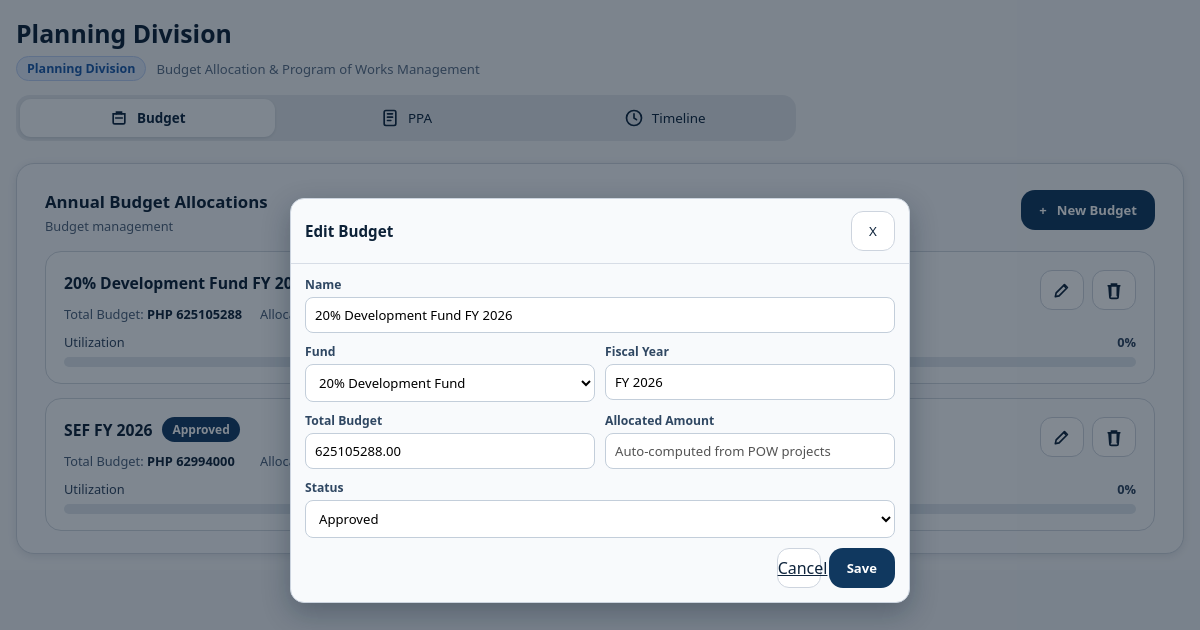
The app's page /planning-division/dashboard/?tab=budget&edit_budget=1 (signed in), older data.
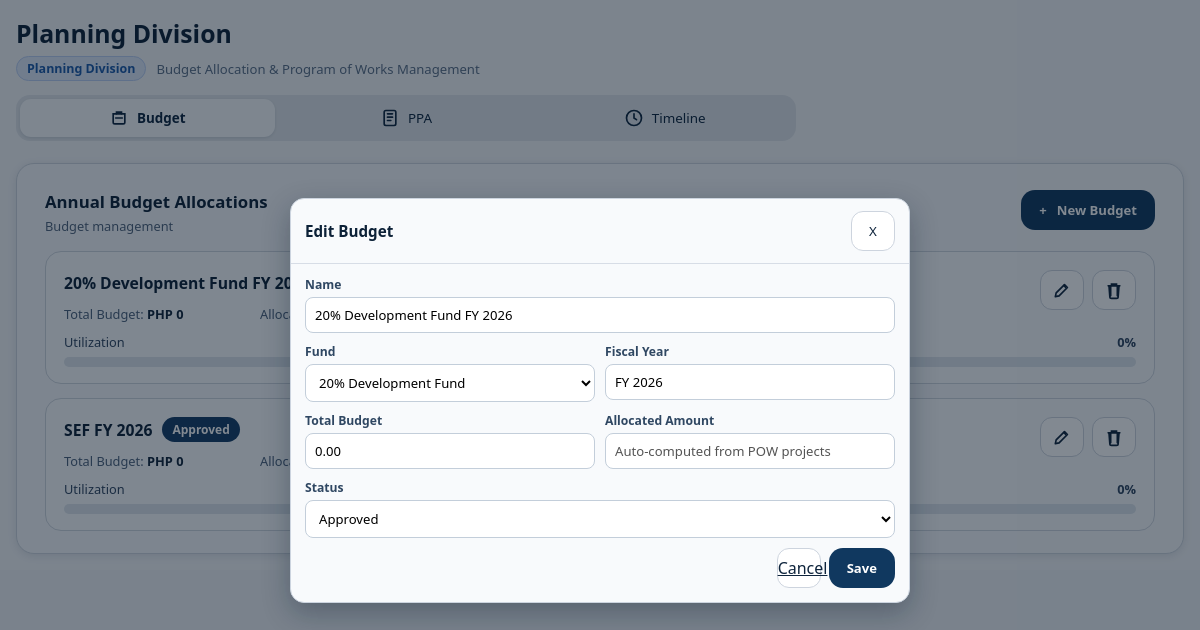
The same page, newer data.
### main/models.py (models this page shows, shortened)
class PlanningBudget(models.Model):
    FUND_20_DEV = "20-development-fund"
    FUND_SEF = "sef-fund"
    FUND_CHOICES = [
        (FUND_20_DEV, "20% Development Fund"),
        (FUND_SEF, "SEF"),
    ]
    STATUS_APPROVED = "approved"
    STATUS_FOR_REVIEW = "for_review"
    STATUS_CHOICES = [
        (STATUS_APPROVED, "Approved"),
        (STATUS_FOR_REVIEW, "For Review"),
    ]
    name = models.CharField(max_length=255)
    fund = models.CharField(max_length=40, choices=FUND_CHOICES, default=FUND_20_DEV)
    total_budget = models.DecimalField(max_digits=14, decimal_places=2, default=0)
    allocated_amount = models.DecimalField(max_digits=14, decimal_places=2, default=0)
    status = models.CharField(max_length=20, choices=STATUS_CHOICES, default=STATUS_APPROVED)
    fiscal_year = models.CharField(max_length=20, default="FY 2026")
    created_at = models.DateTimeField(auto_now_add=True)
    class Meta:
        ordering = ["id"]
    @property
    def allocated_value(self):
        return getattr(self, "computed_allocated", self.allocated_amount or 0)
    @property
    def remaining_amount(self):
        return (self.total_budget or 0) - self.allocated_value
    @property
    def utilization_percent(self):
        if not self.total_budget:
            return 0
        try:
            return max(0, min(100, (self.allocated_value / self.total_budget) * 100))
        except Exception:
            return 0

### main/views.py (the view, shortened to what this page needs)
# urls.py: path("planning-division/dashboard/", views.planning_div_dashboard, name="planning_div_dashboard"),
@login_required
@xframe_options_sameorigin
def planning_div_dashboard(request):
    active_tab = request.GET.get("tab", "budget")
    if active_tab not in {"budget", "ppa", "timeline"}:
        active_tab = "budget"
    selected_fund = request.GET.get("fund", "").strip()
    if not _table_exists(PlanningBudget) or not _table_exists(PlanningProject):
        context = _planning_fallback_context(active_tab=active_tab, selected_fund=selected_fund)
        return render(request, "Planning Division/planning_Div.html", context)
    budgets = list(PlanningBudget.objects.all())
    projects = PlanningProject.objects.all()
    show_budget_modal = False
    editing_budget = None
    show_project_modal = False
    project_form = PlanningProjectForm(initial={"fund": selected_fund or PlanningBudget.FUND_20_DEV})
    edit_budget_id = request.GET.get("edit_budget")
    if edit_budget_id:
        editing_budget = PlanningBudget.objects.filter(id=edit_budget_id).first()
        if editing_budget:
            show_budget_modal = True
    ppa_search = request.GET.get("q", "").strip()
    ppa_status = request.GET.get("status", "").strip()
    ppa_fund = request.GET.get("fund_filter", selected_fund).strip()
    if request.method == "POST":
        action = request.POST.get("action", "").strip()
        if action == "delete_budget":
            delete_id = request.POST.get("delete_id")
            if delete_id:
                PlanningBudget.objects.filter(id=delete_id).delete()
            return redirect(f"{request.path}?tab=budget")
        if action == "create_budget":
            budget_form = PlanningBudgetForm(request.POST)
            show_budget_modal = True
            editing_budget = None
            if budget_form.is_valid():
                budget_form.save()
                return redirect(f"{request.path}?tab=budget")
        elif action == "update_budget":
            budget_id = request.POST.get("budget_id")
            editing_budget = PlanningBudget.objects.filter(id=budget_id).first()
            budget_form = PlanningBudgetForm(request.POST, instance=editing_budget)
            show_budget_modal = True
            if budget_form.is_valid():
                budget_form.save()
                return redirect(f"{request.path}?tab=budget")
        elif action == "create_project":
            project_form = PlanningProjectForm(request.POST)
            show_project_modal = True
            if project_form.is_valid():
                project = project_form.save()
                return redirect(
                    f"{request.path}?tab=ppa&fund={project.fund}"
                )
            budget_form = PlanningBudgetForm(instance=editing_budget) if editing_budget else PlanningBudgetForm()
        elif action == "delete_project":
            project_id = request.POST.get("project_id")
            if project_id:
                PlanningProject.objects.filter(id=project_id).delete()
            return redirect(f"{request.path}?tab=ppa&fund={selected_fund or ''}")
        else:
            budget_form = PlanningBudgetForm(instance=editing_budget) if editing_budget else PlanningBudgetForm()
    else:
        budget_form = PlanningBudgetForm(instance=editing_budget) if editing_budget else PlanningBudgetForm()
    project_totals = {key: Decimal("0") for key, _ in PlanningBudget.FUND_CHOICES}
    for project in projects:
        project_totals[project.fund] = project_totals.get(project.fund, Decimal("0")) + (project.budget_amount or 0)
    for budget in budgets:
        budget.computed_allocated = project_totals.get(budget.fund, Decimal("0"))
    total_allocated = sum((b.allocated_value for b in budgets), Decimal("0"))
    total_remaining = sum((b.remaining_amount for b in budgets), Decimal("0"))
    ppa_projects = projects
    if ppa_search:
        ppa_projects = ppa_projects.filter(project_title__icontains=ppa_search)
    if ppa_status:
        ppa_projects = ppa_projects.filter(status=ppa_status)
    if ppa_fund:
        ppa_projects = ppa_projects.filter(fund=ppa_fund)
    ppa_total = projects.count()
    ppa_approved = projects.filter(status=PlanningProject.STATUS_APPROVED).count()
    ppa_for_review = projects.filter(status=PlanningProject.STATUS_FOR_REVIEW).count()
    ppa_total_cost = sum((p.budget_amount for p in projects), Decimal("0"))
    context = {
        "active_tab": active_tab,
        "selected_fund": selected_fund,
        "budgets": budgets,
        "budget_form": budget_form,
        "show_budget_modal": show_budget_modal,
        "editing_budget": editing_budget,
        "project_form": project_form,
        "show_project_modal": show_project_modal,
        "ppa_projects": ppa_projects,
        "ppa_search": ppa_search,
        "ppa_status": ppa_status,
        "ppa_fund": ppa_fund,
        "ppa_total": ppa_total,
        "ppa_approved": ppa_approved,
        "ppa_for_review": ppa_for_review,
        "ppa_total_cost": ppa_total_cost,
        "project_status_choices": PlanningProject.STATUS_CHOICES,
        "fund_choices": PlanningBudget.FUND_CHOICES,
        "total_budgets": len(budgets),
        "total_allocated": total_allocated,
        "total_remaining": total_remaining,
    }
    return render(request, "Planning Division/planning_Div.html", context)

### main/forms.py (shortened to what this page needs)
class PlanningBudgetForm(forms.ModelForm):
    class Meta:
        model = PlanningBudget
        fields = ["name", "fund", "fiscal_year", "total_budget", "status"]
        widgets = {
            "name": forms.TextInput(attrs={"placeholder": "e.g., 20% Development Fund FY 2026"}),
            "fund": forms.Select(),
            "fiscal_year": forms.TextInput(attrs={"placeholder": "e.g., FY 2026"}),
            "total_budget": forms.NumberInput(attrs={"step": "0.01", "min": "0"}),
            "status": forms.Select(),
        }

class PlanningProjectForm(forms.ModelForm):
    class Meta:
        model = PlanningProject
        fields = ["project_title", "fund", "budget_amount", "status"]
        widgets = {
            "project_title": forms.TextInput(attrs={"placeholder": "e.g., Road Improvement Program"}),
            "fund": forms.Select(),
            "budget_amount": forms.NumberInput(attrs={"step": "0.01", "min": "0"}),
            "status": forms.Select(),
        }

### main/views.py (called while the page is built)
def _table_exists(model):
    table_name = model._meta.db_table
    try:
        return table_name in connection.introspection.table_names()
    except Exception:
        return False

### main/templates/Planning Division/planning_Div.html (shortened to what the changed rows need)
{% load static %}
<!DOCTYPE html>
<html lang="en">
<head>
    <link rel="stylesheet" href="{% static 'CSS/styles.css' %}">
</head>
<body{% if request.GET.embedded %} class="embedded-maintenance-view"{% endif %}>
    <div class="layout">
        <div class="content">
            <main class="main">
                <div class="title-wrap">
                    <h2>Planning Division</h2>
                </div>
                {% if active_tab == "budget" %}
                <section class="budget-panel">
                    {% for budget in budgets %}
                    <article class="budget-item">
                        <div class="item-top">
                            <div>
                                <div class="title-line">
                                    <h4><a href="{% url 'planning_div_dashboard' %}?tab=ppa&fund={{ budget.fund }}">{{ budget.name }}</a></h4>
                                    <span class="status">{{ budget.get_status_display }}</span>
                                </div>
                                <div class="meta">
                                    <div>Total Budget: <strong>PHP {{ budget.total_budget|floatformat:0 }}</strong></div>
                                    <div>Allocated: <strong>PHP {{ budget.allocated_value|floatformat:0 }}</strong></div>
                                    <div>Remaining: <strong class="ok">PHP {{ budget.remaining_amount|floatformat:0 }}</strong></div>
                                </div>
                            </div>
                            <div class="icon-actions">
                                <a class="icon-btn" href="{% url 'planning_div_dashboard' %}?tab=budget&edit_budget={{ budget.id }}" aria-label="Edit">
                                    <svg viewBox="0 0 24 24" fill="none"><path d="m4 20 4.5-1 10-10-3.5-3.5-10 10L4 20Z" stroke="currentColor" stroke-width="2" stroke-linejoin="round"/><path d="m13.5 6 3.5 3.5" stroke="currentColor" stroke-width="2"/></svg>
                                </a>
                                <form method="post">
                                    <button class="icon-btn" type="submit" aria-label="Delete">
                                        <svg viewBox="0 0 24 24" fill="none"><path d="M5 7h14M9 7V5h6v2M8 7v12m8-12v12M6 7l1 13a2 2 0 0 0 2 2h6a2 2 0 0 0 2-2l1-13" stroke="currentColor" stroke-width="2" stroke-linecap="round"/></svg>
                                    </button>
                                </form>
                            </div>
                        </div>
                        <div class="util-row">
                            <span>Utilization</span>
                            <strong>{{ budget.utilization_percent|floatformat:0 }}%</strong>
                        </div>
                    </article>
                    {% empty %}
                    <article class="budget-item">
                        <div class="meta">No budget records yet.</div>
                    </article>
                    {% endfor %}
                </section>
                {% endif %}
            </main>
        </div>
    </div>
    <div class="modal {% if show_budget_modal %}show{% endif %}" id="budgetModal">
        <div class="modal-card">
            <div class="modal-body">
                <form method="post">
                    <div class="budget-form-grid">
                        <div class="form-field full"><label>Name</label>{{ budget_form.name }}</div>
                        <div class="form-field"><label>Fund</label>{{ budget_form.fund }}</div>
                        <div class="form-field"><label>Fiscal Year</label>{{ budget_form.fiscal_year }}</div>
                        <div class="form-field"><label>Total Budget</label>{{ budget_form.total_budget }}</div>
                        <div class="form-field full"><label>Status</label>{{ budget_form.status }}</div>
                    </div>
                </form>
            </div>
        </div>
    </div>
</body>
</html>

Row changes from the older to the newer data that the page shows:
changed PlanningBudget "20% Development Fund FY 2026": total_budget "625105288" → "0"; total_budget "625105288.00" → "0.00"
changed PlanningBudget "SEF FY 2026": total_budget "62994000" → "0"
